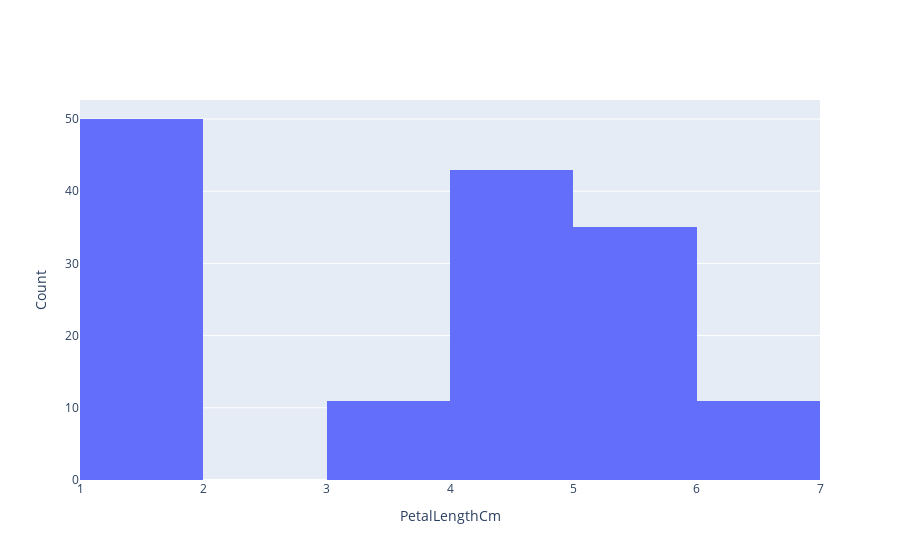

Notebook cell for this chart:
### Markdown cell above
## Histogram with Plotly Graph Objects

### Code cell
import plotly.graph_objects as go
import nbformat

trace = go.Histogram(x= iris['PetalLengthCm'], nbinsx=10)
data = [trace]
layout = go.Layout(xaxis_title="PetalLengthCm", yaxis_title="Count")
fig = go.Figure(data=data, layout=layout)
fig.show()

## Note: nbinsx specifies the maximum number of bins. 
## Plotly histogram algorihtm will decide the optimal in size such that the histogram
## best visualize the distribution of the data.

### Figure 1 — Plotly figure (JSON) as saved in the notebook; plotly's stock layout.template omitted (floating-point values rounded to 4 significant figures; data arrays with more than 128 entries replaced by an {"elided": "..."} marker saying what was removed)
{"data": [{"nbinsx": 10, "type": "histogram", "x": {"elided": "150 float values"}}], "layout": {"xaxis": {"title": {"text": "PetalLengthCm"}}, "yaxis": {"title": {"text": "Count"}}}}
